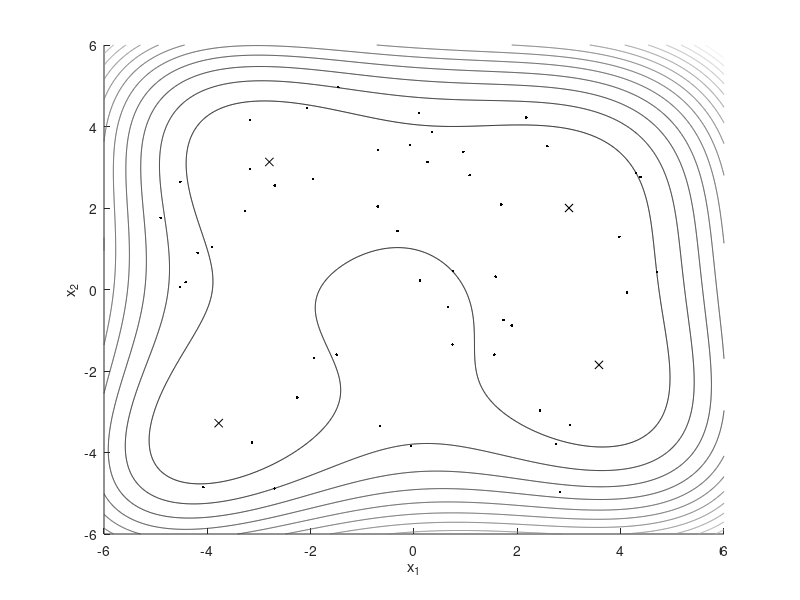
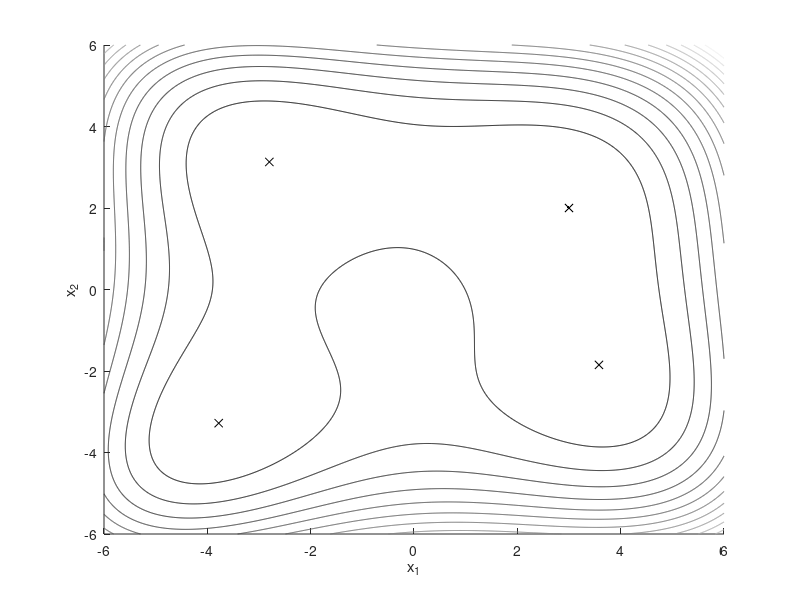
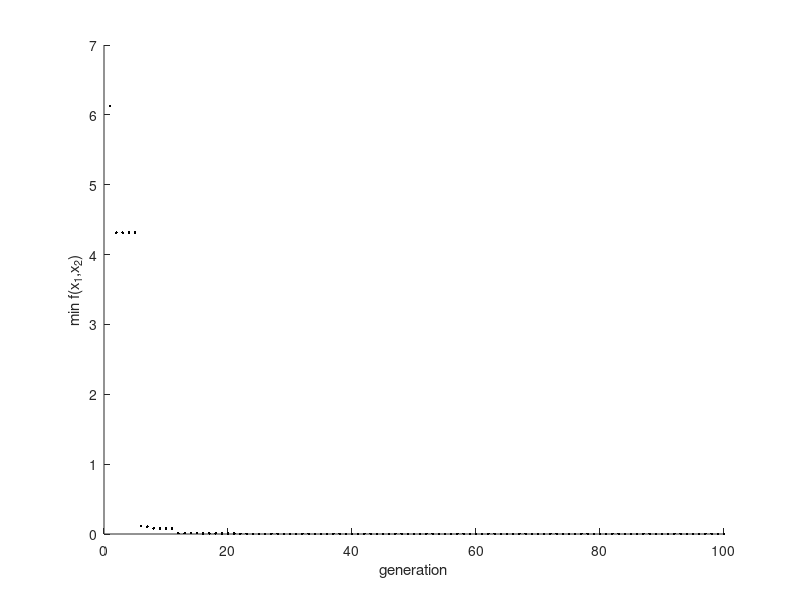
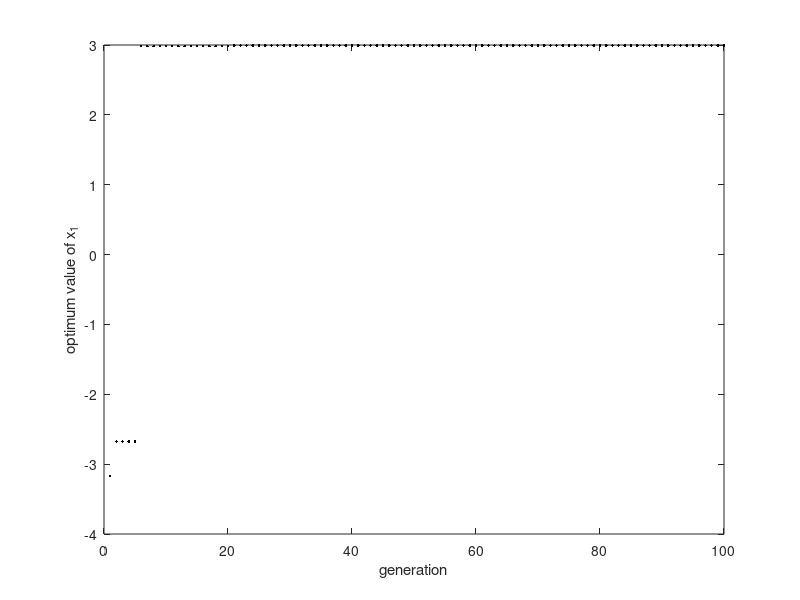

Source code (MATLAB) for these figures, in order:
% A simple code for Genetic algorithms for optimization of fucntions written by Faramarz Faghihi 

clear all

m = 50; % number of strings in mating pool
n = 2;  % number of variables
Q_bits = 11; % number of bits
l = 2*Q_bits;xu = 5;xl = -5;
Pc = 0.85;PR = 10;PC = ceil(Pc*m);
PM = m-(PR+PC);best(1) = 1000;
x = [-6:0.01:6]; 
y = [-6:0.01:6];

for i=1:length(x)
    for j=1:length(y)
        f(j,i) = (x(i)^2+y(j)-11)^2+(x(i)+y(j)^2-7)^2;
    end
end

figure(1);clf;hold on
contour(x,y,f,15)
plot(3,2,'xk')
plot(-2.8,3.13,'xk')
plot(-3.78,-3.28,'xk')
plot(3.58,-1.85,'xk')

xlabel('x_1')
ylabel('x_2')
colormap(gray)

clear x

% creating the initial mating pool
for k=1:m
    Mat_Pool(k,:) = round(rand(1,l));
end

for k=1:m
    x(k,1) = xl+(xu-xl)/(2^Q_bits-1)*bin2dec(num2str(Mat_Pool(k,1:Q_bits)));
    x(k,2) = xl+(xu-xl)/(2^Q_bits-1)*bin2dec(num2str(Mat_Pool(k,Q_bits+1:l)));
end

plot(x(:,1),x(:,2),'k.')

for v=1:100
    
    for k=1:m
        x(k,1) = xl+(xu-xl)/(2^Q_bits-1)*bin2dec(num2str(Mat_Pool(k,1:Q_bits)));
        x(k,2) = xl+(xu-xl)/(2^Q_bits-1)*bin2dec(num2str(Mat_Pool(k,Q_bits+1:l)));
        F(k,1) = 1/((x(k,1)^2+x(k,2)-11)^2+(x(k,1)+x(k,2)^2-7)^2);
    end

    
    % roulette wheel selection
    p = F/sum(F);
    P = cumsum(p);

    for k=1:PR
        pointr = find(P>rand,1);
        Mat_Pool_new(k,:) = Mat_Pool(pointr,:);
    end
    
     % implementation of the single point crossover
    for k=1:2:PC 
        parent1 = Mat_Pool(ceil(m*rand),:);
        parent2 = Mat_Pool(ceil(m*rand),:);
        pointr = ceil(l*rand);
        temp = parent1(pointr:l);
        parent1(pointr:l) = parent2(pointr:l);
        parent2(pointr:l) = temp;
        Mat_Pool_new(k+PR,:) = parent1;
        Mat_Pool_new(k+PR+1,:) = parent2;
    end

    % implementation of mutation
    for k=1:PM
        temp = Mat_Pool(ceil(m*rand),:);
        a = ceil(rand*l);
        if temp(a)==1
            temp(a) = 0;
        else
            temp(a) = 1;
        end
        Mat_Pool_new(PR+PC+k,:) = temp;
    end

    Mat_Pool = Mat_Pool_new;
    
    if 1/max(F)<min(best)
        best(v) = 1/max(F);
        best_location = find(F==max(F),1);
        X_opt(v,:) = x(best_location,:);
    else
        best(v) = min(best);
        X_opt(v,:) = X_opt(v-1,:);
    end
    
    
end

figure(2);clf;hold on

plot(x(:,1),x(:,2),'k.')

colormap(gray)

x = [-6:0.01:6];
y = [-6:0.01:6];
for i=1:length(x)
    for j=1:length(y)
        f(j,i) = (x(i)^2+y(j)-11)^2+(x(i)+y(j)^2-7)^2;
    end
end
contour(x,y,f,15)
plot(3,2,'xk')
plot(-2.8,3.13,'xk')
plot(-3.78,-3.28,'xk')
plot(3.58,-1.85,'xk')


xlabel('x_1')
ylabel('x_2')

figure(3);clf;hold on
plot(best,'k.')
xlabel('generation')
ylabel('min f(x_1,x_2)')

figure(4)
plot(X_opt(:,1),'k.')
xlabel('generation')
ylabel('optimum value of x_1')
figure(5)
plot(X_opt(:,2),'k.')
xlabel('generation')
ylabel('optimum value of x_2')

X_opt(end,:)
